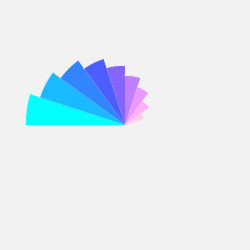
Frame 1 (no input)
Frame 60 (the mouse pressed at the canvas centre just before this capture): identical to frame 1, image omitted
Frame 120 (the mouse held since frame 60 and released just before this capture): identical to frame 1, image omitted

The Processing sketch that drew this single still picture (run headless with seeded random() and noise(); from frame 60 on, the mouse is pressed at the canvas centre):

// Processing sketch: processing_8616
// ── processing_8616.pde

// This is a Warm Color Scheme Arc
//set start fill() color as yellow : Hue = PI/3;
float startFill;
// set start drawing arc from angle PI
float startAngle;
// set how many arcs are drawn
int step;
float stepLength;

float centerX;
float centerY;

float pSize;
float pAngle;
float pFill;
float bValue;

void setup(){
  size(250, 250);
  colorMode(HSB, 2*PI, 100, 100);
  smooth();
}

void draw(){
  background(0,0,95);
  ellipseMode(CENTER);
  noStroke();
  
  step = 10;
  centerX = width/2;
  centerY = height/2;
  startFill = PI;
  startAngle = PI;
  stepLength = PI/step;
  
  pSize = 200;
  bValue = 100;
  
  // draw arcs
for(int i=0; i< 2* step; i++){
  
    /*fill(startFill, 100, 85);
    arc(centerX, centerY, width-10, width-10, startAngle, startAngle+stepLength);
    */
    
     //saturation pointer that follows mouse cursor, 
      //in this demonstration there's no mouse interaction, demo only
     for(int j=0; j< step; j++){
        fill(startFill, bValue, 100);
        stroke(0,0,95);
        arc(centerX, centerY, pSize, pSize, startAngle, startAngle+stepLength);
       
        bValue = bValue - 100/step;
        pSize = pSize - 200/step;
       
    
    startFill = startFill + stepLength;
    startAngle = startAngle + stepLength;
    
     if (startFill > 2* PI){
      startFill = startFill - 2 * PI;
    }

  }
    
   
    
}
 
    
     // draw center circle that blocks the center of the arcs
 /* fill(0,0,95);
  ellipse(centerX, centerY, 200, 200);
*/
  
  
  
}
